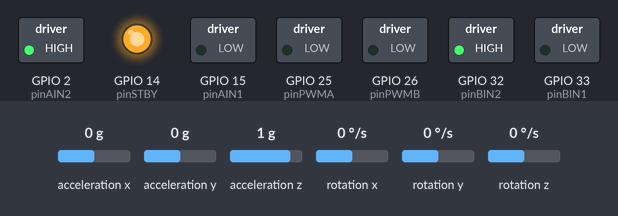
A sketch run on a simulated ESP32. Parts: switched loads named in the sketch (green lamp = pin HIGH), output pins drawn as LEDs (lit = HIGH). The test bench sets the inputs (shaded band); at power-on: acceleration z 1 g, acceleration x 0 g, acceleration y 0 g, rotation x 0 °/s, rotation y 0 °/s, rotation z 0 °/s. What the sketch prints to the serial monitor is not drawn.

Above: at 1.2 s.
1.3 s: acceleration z set to 0 g
Timing chart, 0 to 4.3 s (numbered marks = the images above; inputs shaded):
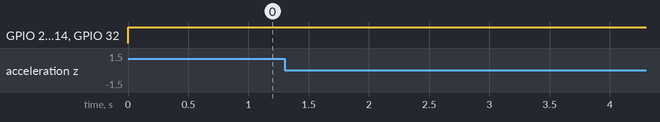

Measured:
- after the input at 1.3 s, every drawn part: stays the same

The sketch:

PID_filtro_pasabaja.ino
```cpp
#include <Wire.h>
#include <MPU6050.h>
#include <I2Cdev.h>

MPU6050 sensor;

const int pinPWMA = 25;
const int pinAIN2 = 2;
const int pinAIN1 = 15;
const int pinBIN1 = 33;
const int pinBIN2 = 32;
const int pinPWMB = 26;
const int pinSTBY = 14;

float ang_x = 0, ang_y = 0;
float ang_x_prev = 0, ang_y_prev = 0;
float dt = 0;
long tiempo_prev = 0;

float Kp = 7; // Ajusta estos valores según sea necesario
float Ki = 0.5;
float Kd = 0.1;

float A0, A1;
float A0d, A1d, A2d;
float alpha, alpha_1, alpha_2;
float tau, N = 5;

// Array de errores
float error[3] = {0, 0, 0};

// Variables para el término derivativo filtrado
float d0 = 0, d1 = 0;
float fd0 = 0, fd1 = 0;

float output = 0;

bool pidEnabled = true;

void setup() {
    Serial.begin(115200);
    pinMode(pinPWMA, OUTPUT);
    pinMode(pinAIN2, OUTPUT);
    pinMode(pinAIN1, OUTPUT);
    pinMode(pinPWMB, OUTPUT);
    pinMode(pinBIN1, OUTPUT);
    pinMode(pinBIN2, OUTPUT);
    pinMode(pinSTBY, OUTPUT);

    Wire.begin(21, 22);
    sensor.initialize();

    // Calcula los coeficientes del PID
    A0 = Kp + Ki * dt;
    A1 = -Kp;
    A0d = Kd / dt;
    A1d = -2.0 * Kd / dt;
    A2d = Kd / dt;

    // Calcula la constante de tiempo del filtro pasa baja
    tau = Kd / (Kp * N);
    alpha = dt / (2 * tau);
    alpha_1 = alpha / (alpha + 1);
    alpha_2 = (alpha - 1) / (alpha + 1);
}

void loop() {
    if (pidEnabled) {
        int16_t ax, ay, az;
        int16_t gx, gy, gz;
        sensor.getAcceleration(&ax, &ay, &az);
        sensor.getRotation(&gx, &gy, &gz);

        float accel_ang_x = atan(ay / sqrt(pow(ax, 2) + pow(az, 2))) * (180.0 / PI);
        float accel_ang_y = atan(-ax / sqrt(pow(ay, 2) + pow(az, 2))) * (180.0 / PI);

        dt = (millis() - tiempo_prev) / 1000.0;
        tiempo_prev = millis();
        ang_x = 0.98 * (ang_x_prev + (gx / 131.0) * dt) + 0.02 * accel_ang_x;
        ang_y = 0.98 * (ang_y_prev + (gy / 131.0) * dt) + 0.02 * accel_ang_y;

        ang_x_prev = ang_x;
        ang_y_prev = ang_y;

        float desired_angle = 0.0;

        // Actualiza el array de errores
        error[2] = error[1];
        error[1] = error[0];
        error[0] = desired_angle - ang_x;

        // PI
        output = output + A0 * error[0] + A1 * error[1];

        // Filtered D
        d1 = d0;
        d0 = A0d * error[0] + A1d * error[1] + A2d * error[2];
        fd1 = fd0;
        fd0 = alpha_1 * (d0 + d1) - alpha_2 * fd1;
        output = output + fd0;

        enableMotors();
        moveMotor(pinPWMA, pinAIN1, pinAIN2, output);
        moveMotor(pinPWMB, pinBIN1, pinBIN2, output);

        Serial.print("Rotation in X: ");
        Serial.print(ang_x);
        Serial.print(", Error: ");
        Serial.print(error[0]);
        Serial.print(", Motor Speed: ");
        Serial.println(output);
    }

    delay(10);
}

void moveMotor(int pinPWM, int pinIN1, int pinIN2, float speed) {
    if (speed > 255) speed = 255;
    if (speed < -255) speed = -255;

    if (speed > 0) {
        digitalWrite(pinIN1, HIGH);
        digitalWrite(pinIN2, LOW);
        analogWrite(pinPWM, speed);
    } else {
        digitalWrite(pinIN1, LOW);
        digitalWrite(pinIN2, HIGH);
        analogWrite(pinPWM, -speed);
    }
}

void enableMotors() {
    digitalWrite(pinSTBY, HIGH);
}

void shutdown() {
    pidEnabled = false;
    digitalWrite(pinSTBY, LOW);
    moveMotor(pinPWMA, pinAIN1, pinAIN2, 0);
    moveMotor(pinPWMB, pinBIN1, pinBIN2, 0);
}

void start() {
    pidEnabled = true;
    digitalWrite(pinSTBY, HIGH);
}
```
